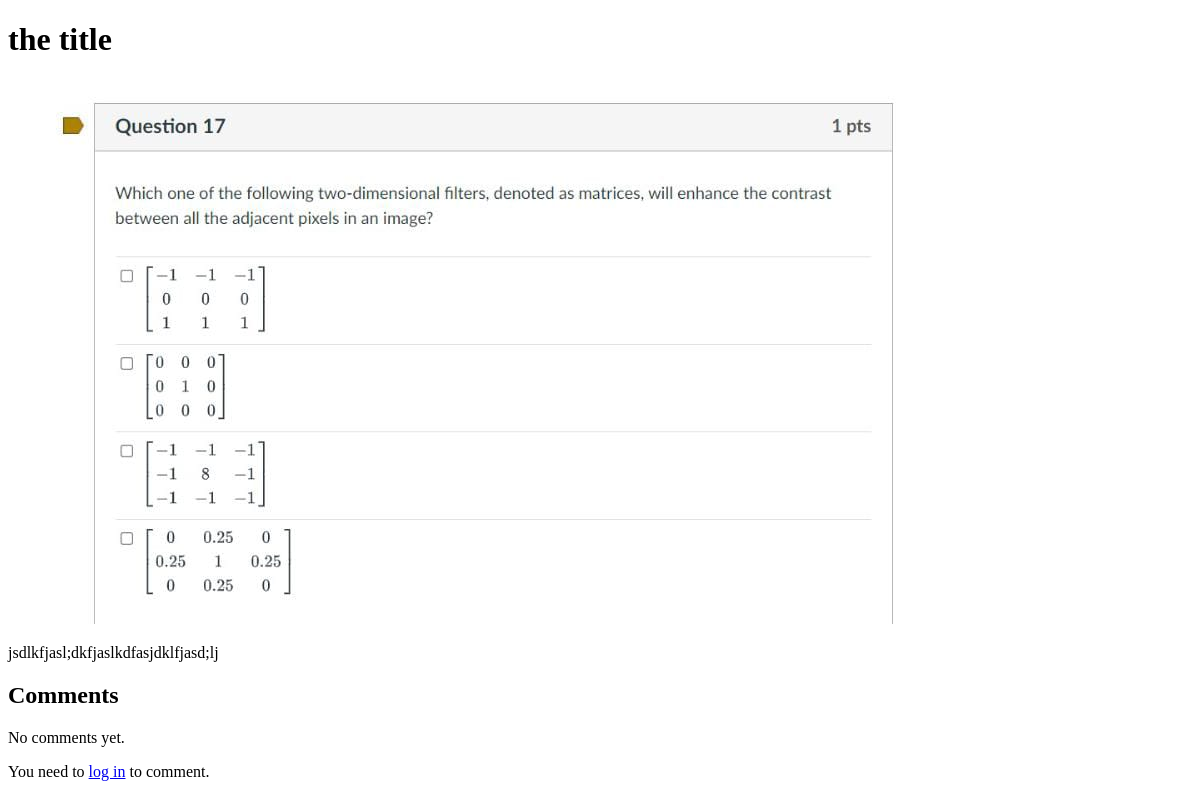
Before: /1/ with the older database file.
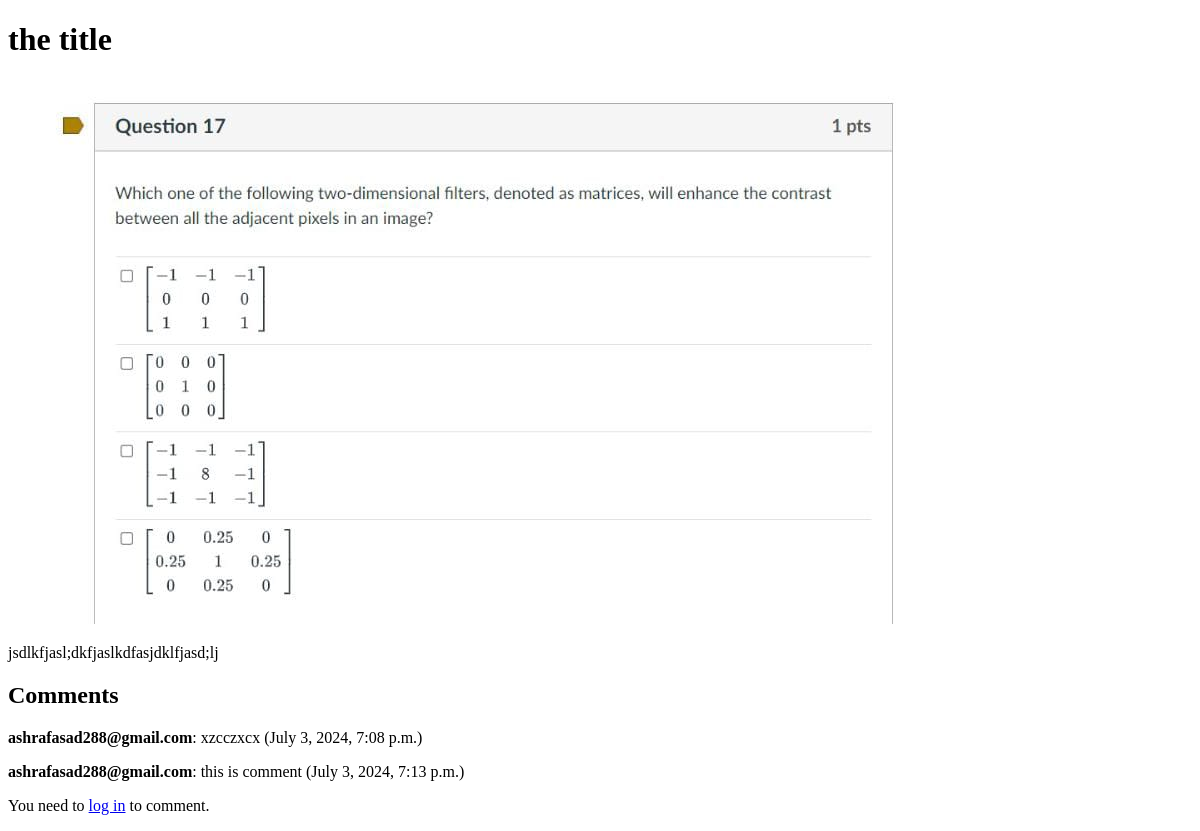
After: the same page with the newer database file.
### blog/models.py (models this page shows, shortened)
class Blog(models.Model):
    title = models.CharField(max_length=200)
    image = models.ImageField(upload_to='images/')
    description = models.TextField()
    user = models.ForeignKey(User, on_delete=models.CASCADE,null=True)

class Comment(models.Model):
    blog = models.ForeignKey(Blog,related_name='comments',on_delete=models.CASCADE)
    user = models.ForeignKey(User, on_delete=models.CASCADE)
    text = models.TextField()
    created_at = models.DateTimeField(auto_now_add=True)

### blog/views.py (the view)
# urls.py: path('<int:pk>/', views.blog_detail, name='blog_detail'),
def blog_detail(request, pk):
    blog = get_object_or_404(Blog, pk=pk)
    comments = blog.comments.all()
    comment_form = CommentForm()
    return render(request, 'blog/blog_detail.html', {'blog': blog, 'comments': comments, 'comment_form': comment_form})

### blog/templates/blog/blog_detail.html (shortened to what this page needs)
<!DOCTYPE html>
<html>
<head>
    {% load static %}
</head>
<body>
    <h1>{{ blog.title }}</h1>
    <img src="{{ blog.image.url }}" alt="{{ blog.title }}" />
    <p>{{ blog.description }}</p>
    <h2>Comments</h2>
    <div id="comments">
        {% for comment in comments %}
            <p><strong>{{ comment.user.username }}</strong>: {{ comment.text }} ({{ comment.created_at }})</p>
        {% empty %}
            <p>No comments yet.</p>
        {% endfor %}
    </div>
    {% if user.is_authenticated %}
        <h3>Add a Comment</h3>
        <form id="commentForm" method="POST" action="{% url 'add_comment' pk=blog.pk %}">
            {% csrf_token %}
            {{ comment_form.as_p }}
            <button type="submit">Add Comment</button>
        </form>
    {% else %}
        <p>You need to <a href="{% url 'login' %}">log in</a> to comment.</p>
    {% endif %}
</body>
</html>

Changed rows visible on the page:
added Comment: user.username "ashrafasad288@gmail.com", text "xzcczxcx", created_at "July 3, 2024, 7:08 p.m."
added Comment: user.username "ashrafasad288@gmail.com", text "this is comment", created_at "July 3, 2024, 7:13 p.m."
Other visible differences:
text no longer shown: "No comments yet."
